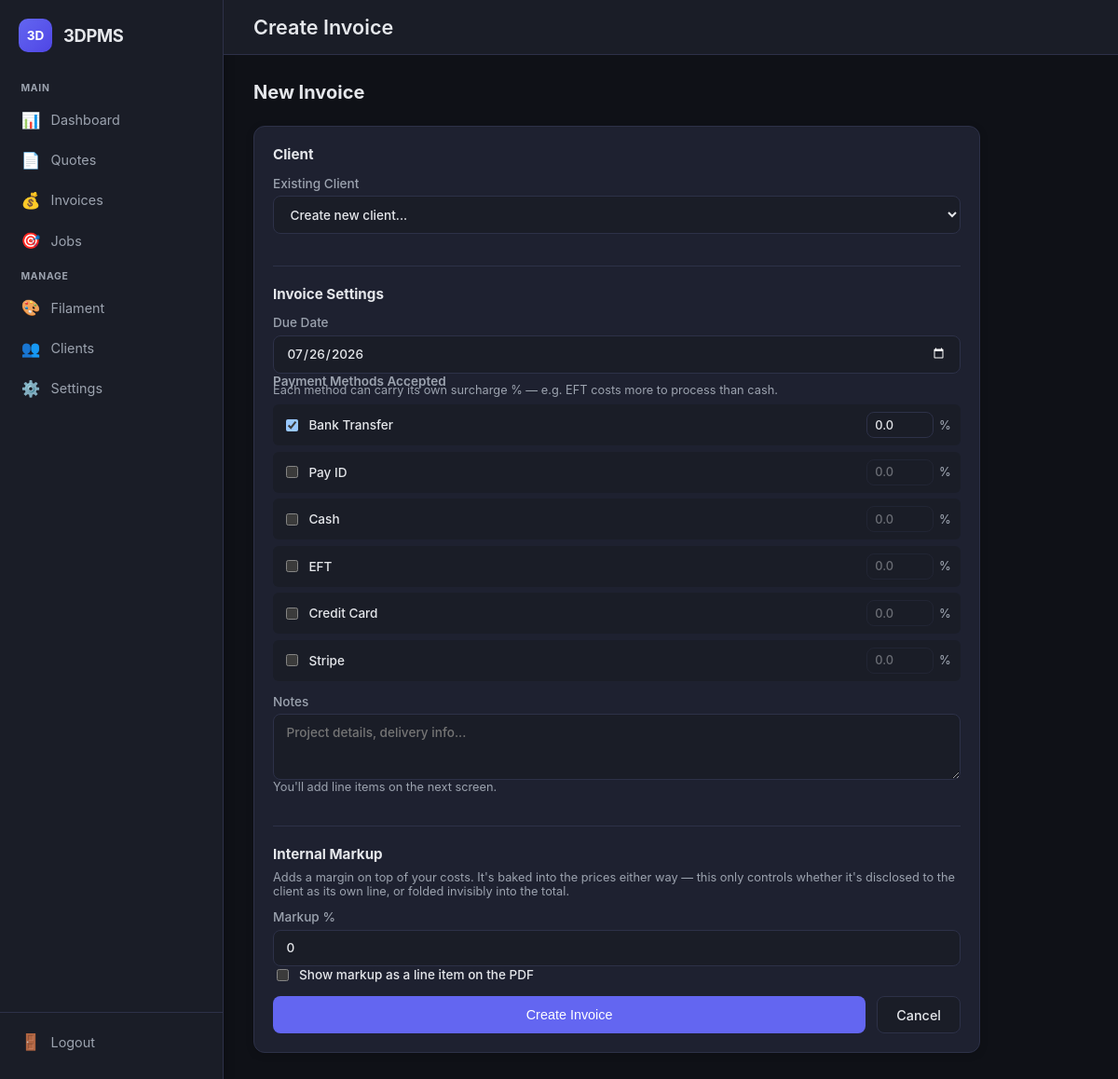
/dash/invoices/new (signed in), run on the app's committed database.
### app/models.py (models this page shows)
class BusinessSettings(db.Model):
    id = db.Column(db.Integer, primary_key=True)
    name = db.Column(db.String(200), nullable=False, default='Your Business')
    address = db.Column(db.String(500))
    contact_email = db.Column(db.String(200))
    email = db.Column(db.String(200))
    phone = db.Column(db.String(50))
    website = db.Column(db.String(200))
    logo_path = db.Column(db.String(200))
    quote_header = db.Column(db.Text)
    quote_footer = db.Column(db.Text)
    invoice_header = db.Column(db.Text)
    invoice_footer = db.Column(db.Text)
    payment_terms = db.Column(db.Text)
    terms_of_service = db.Column(db.Text)
    hourly_rate = db.Column(db.Float, default=0.0)
    pay_id = db.Column(db.String(200))
    bank_name = db.Column(db.String(200))
    bank_account_name = db.Column(db.String(200))
    bank_bsb = db.Column(db.String(20))
    bank_account_number = db.Column(db.String(50))
    paypal_email = db.Column(db.String(200))
    stripe_link = db.Column(db.String(500))
    smtp_host = db.Column(db.String(200))
    smtp_port = db.Column(db.Integer, default=587)
    smtp_username = db.Column(db.String(200))
    smtp_password = db.Column(db.String(200))
    smtp_from_email = db.Column(db.String(200))
    surcharge_bank_transfer = db.Column(db.Float, default=0.0)
    surcharge_pay_id = db.Column(db.Float, default=0.0)
    surcharge_cash = db.Column(db.Float, default=0.0)
    surcharge_eft = db.Column(db.Float, default=0.0)
    surcharge_credit_card = db.Column(db.Float, default=0.0)
    surcharge_stripe = db.Column(db.Float, default=0.0)
    quote_email_subject = db.Column(db.String(300))
    quote_email_body_html = db.Column(db.Text)
    invoice_email_subject = db.Column(db.String(300))
    invoice_email_body_html = db.Column(db.Text)
    turnstile_site_key = db.Column(db.String(200))
    turnstile_secret_key = db.Column(db.String(200))

### app/main.py (the view, shortened to what this page needs)
@main_bp.route('/invoices/new', methods=['GET', 'POST'])
@login_required
def new_invoice():
    business = get_business_settings()
    clients = Client.query.order_by(Client.name).all()
    return render_template(
        'new_invoice.html', clients=clients, business=business,
        default_due_date=default_due_date(),
    )

### app/helpers.py (called while the page is built)
def get_business_settings():
    business = BusinessSettings.query.first()
    if not business:
        business = BusinessSettings(name='Your Business')
        from app import db
        db.session.add(business)
        db.session.commit()
    return business

def default_due_date(days=14):
    return (datetime.utcnow() + timedelta(days=days)).date()

### app/templates/new_invoice.html (shortened to what this page needs)
{% extends 'base.html' %}
{% from '_payment_fields.html' import payment_surcharge_fields %}
{% block page_title %}Create Invoice{% endblock %}
{% block content %}
<div style="max-width: 780px;">
  <div class="page-header">
    <h2>New Invoice</h2>
  </div>
  <form method="post" class="panel">
    <div class="form-section" style="margin-top: 0; padding-top: 0; border: none;">
      <h3>Client</h3>
      <label>Existing Client
        <select name="client_id" id="client_select">
          <option value="">Create new client...</option>
        </select>
      </label>
    </div>
    <div class="form-section">
      <h3>Invoice Settings</h3>
      <label>Due Date<input type="date" name="due_date" value="{{ default_due_date.isoformat() }}"></label>
      {{ payment_surcharge_fields(business) }}
      <label>Notes<textarea name="notes" rows="3" placeholder="Project details, delivery info..."></textarea></label>
      <p style="font-size: 0.8rem; color: var(--text-muted); margin: 0;">You'll add line items on the next screen.</p>
    </div>
    <div class="form-section">
      <h3>Internal Markup</h3>
      <p style="font-size: 0.8rem; color: var(--text-muted); margin-top: -0.35rem;">
        Adds a margin on top of your costs. It's baked into the prices either way — this only controls
        whether it's disclosed to the client as its own line, or folded invisibly into the total.
      </p>
      <label>Markup %<input type="number" step="0.01" name="markup_percent" value="0"></label>
      <label class="checkbox-item" style="background: transparent; padding: 0;">
        <input type="checkbox" name="show_markup_to_client"> Show markup as a line item on the PDF
      </label>
    </div>
    <div style="display: flex; gap: 0.75rem;">
      <button type="submit" style="flex: 1;">Create Invoice</button>
      <a href="{{ url_for('main.invoices') }}" class="btn btn-secondary">Cancel</a>
    </div>
  </form>
</div>
{% endblock %}

### app/templates/_payment_fields.html
{% macro payment_surcharge_fields(business, doc=None) %}
{% set method_defs = [('bank_transfer','Bank Transfer'),('pay_id','Pay ID'),('cash','Cash'),('eft','EFT'),('credit_card','Credit Card'),('stripe','Stripe')] %}
{% set selected = doc.payment_method.split(', ') if doc and doc.payment_method else ['Bank Transfer'] %}
{% set overrides = doc.surcharge_map if doc else {} %}
<label style="font-weight: 600;">Payment Methods Accepted</label>
<p style="font-size: 0.8rem; color: var(--text-muted); margin: -0.35rem 0 0.5rem;">Each method can carry its own surcharge % — e.g. EFT costs more to process than cash.</p>
<div class="payment-method-grid">
  {% for key, label in method_defs %}
  <div class="payment-method-row">
    <label class="checkbox-item">
      <input type="checkbox" name="payment_{{ key }}" class="payment-method-toggle"
        data-surcharge-target="surcharge_field_{{ key }}_{{ doc.id if doc else 'new' }}"
        {% if label in selected %}checked{% endif %}> {{ label }}
    </label>
    <label class="surcharge-input">
      <input type="number" step="0.01" name="surcharge_{{ key }}" id="surcharge_field_{{ key }}_{{ doc.id if doc else 'new' }}"
        value="{{ overrides.get(label, business|attr('surcharge_' ~ key)) }}"
        {% if label not in selected %}disabled{% endif %}> %
    </label>
  </div>
  {% endfor %}
</div>
{% endmacro %}

### app/static/style.css (style rules this page uses)
:root { color-scheme: dark; --primary: #6366f1; --primary-dark: #4f46e5; --bg-dark: #0f1117; --bg-secondary: #1a1d27; --panel: #1e2130; --text: #e5e7eb; --text-muted: #9ca3af; --accent: #6366f1; --accent-hover: #4f46e5; --border: #2d3148; --success: #10b981; --warning: #f59e0b; --danger: #ef4444; --sidebar-width: 240px; }
* { box-sizing: border-box; }
body { margin: 0; font-family: -apple-system, BlinkMacSystemFont, 'Segoe UI', Roboto, 'Helvetica Neue', Arial, sans-serif; background: var(--bg-dark); color: var(--text); }
.card, .panel { background: var(--panel); border: 1px solid var(--border); border-radius: 12px; padding: 1.25rem; box-shadow: 0 2px 8px rgba(0,0,0,0.15); }
.card h2, .card h3, .panel h2, .panel h3 { margin: 0 0 0.75rem 0; font-size: 1rem; color: var(--text); }
.page-header { display: flex; justify-content: space-between; align-items: center; margin-bottom: 1.5rem; }
.page-header h2 { margin: 0; font-size: 1.25rem; }
form { display: grid; gap: 0.85rem; }
label { display: grid; gap: 0.35rem; color: var(--text-muted); font-size: 0.85rem; font-weight: 500; }
input, textarea, select { font: inherit; padding: 0.65rem 0.85rem; border-radius: 8px; border: 1px solid var(--border); background: var(--bg-secondary); color: var(--text); transition: border-color 0.15s ease; }
button, .btn { padding: 0.65rem 1.25rem; border-radius: 8px; border: none; background: var(--accent); color: white; font-weight: 500; cursor: pointer; transition: background 0.15s ease; font-size: 0.9rem; text-decoration: none; display: inline-flex; align-items: center; justify-content: center; gap: 0.4rem; }
.btn-secondary { background: var(--bg-secondary); border: 1px solid var(--border); color: var(--text); }
.form-section { margin-top: 1.25rem; padding-top: 1.25rem; border-top: 1px solid var(--border); }
.form-section h3 { margin: 0 0 0.85rem 0; font-size: 0.95rem; }
.checkbox-item { display: flex; align-items: center; gap: 0.5rem; padding: 0.5rem 0.65rem; background: var(--bg-secondary); border-radius: 6px; cursor: pointer; font-size: 0.85rem; color: var(--text); }
.checkbox-item input { width: auto; }
.payment-method-grid { display: flex; flex-direction: column; gap: 0.4rem; margin-bottom: 0.85rem; }
.payment-method-row { display: flex; align-items: center; justify-content: space-between; gap: 0.75rem; padding: 0.5rem 0.65rem; background: var(--bg-secondary); border-radius: 6px; }
.payment-method-row .checkbox-item { padding: 0; background: transparent; flex: 1; }
.surcharge-input { display: flex; align-items: center; gap: 0.35rem; font-size: 0.8rem; color: var(--text-muted); white-space: nowrap; }
.surcharge-input input { width: 4.5rem; margin: 0; padding: 0.35rem 0.5rem; }
.surcharge-input input:disabled { opacity: 0.4; }

### data on the page
BusinessSettings: surcharge_bank_transfer "0.0" "0.0" "0.0" "0.0" "0.0" "0.0"

### other printed values
{{ label }} "Bank Transfer" "Pay ID" "Cash" "EFT" "Credit Card" "Stripe"
